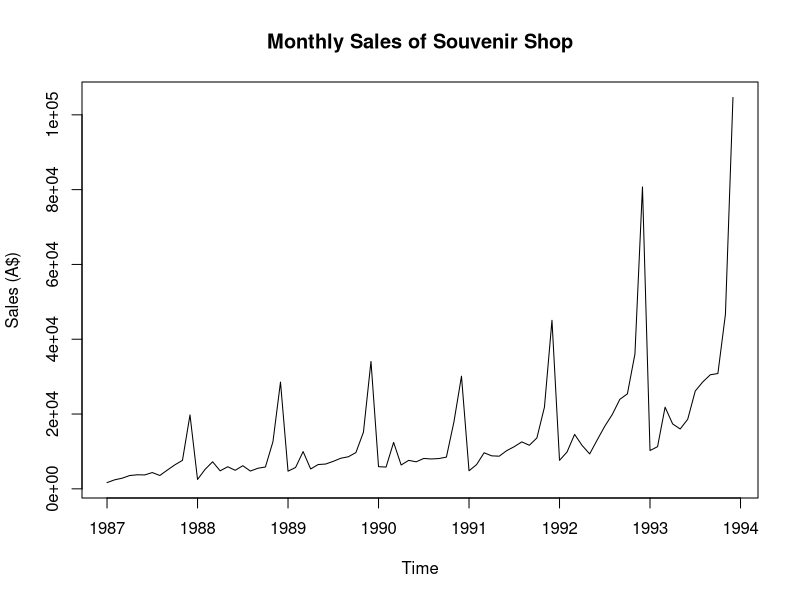
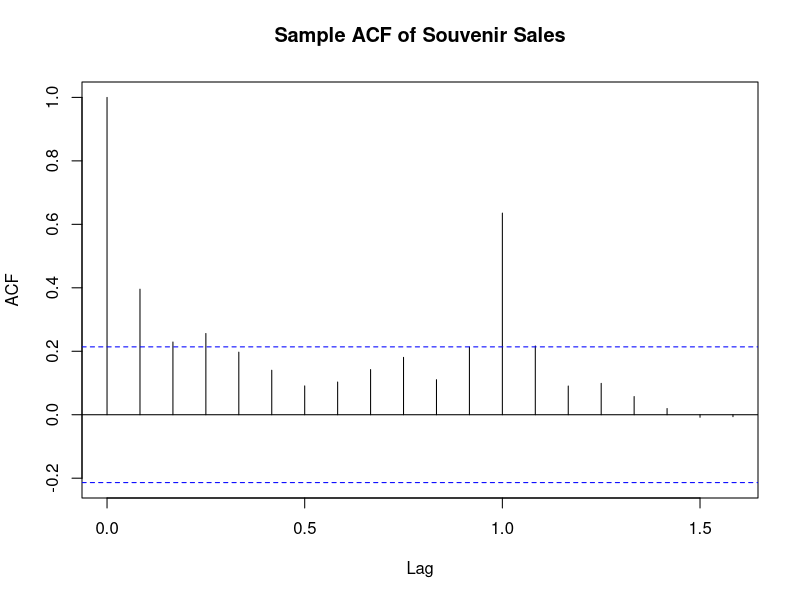
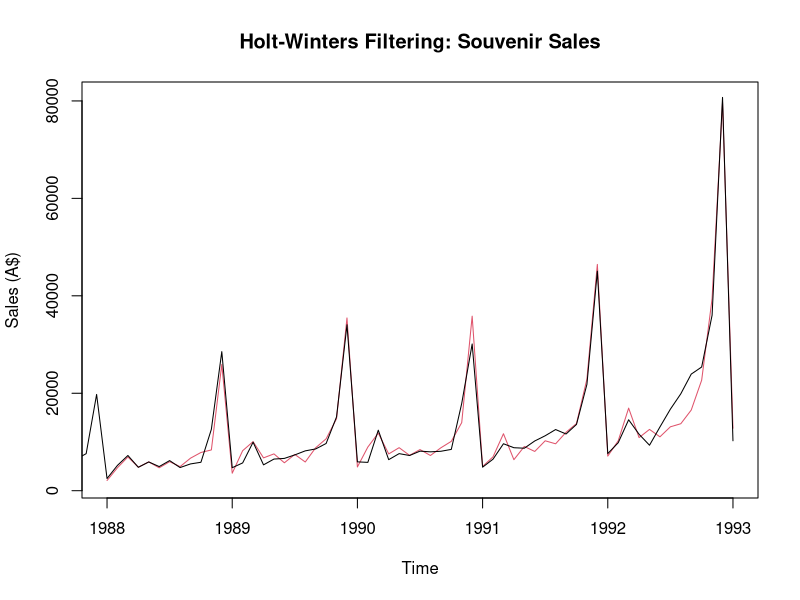
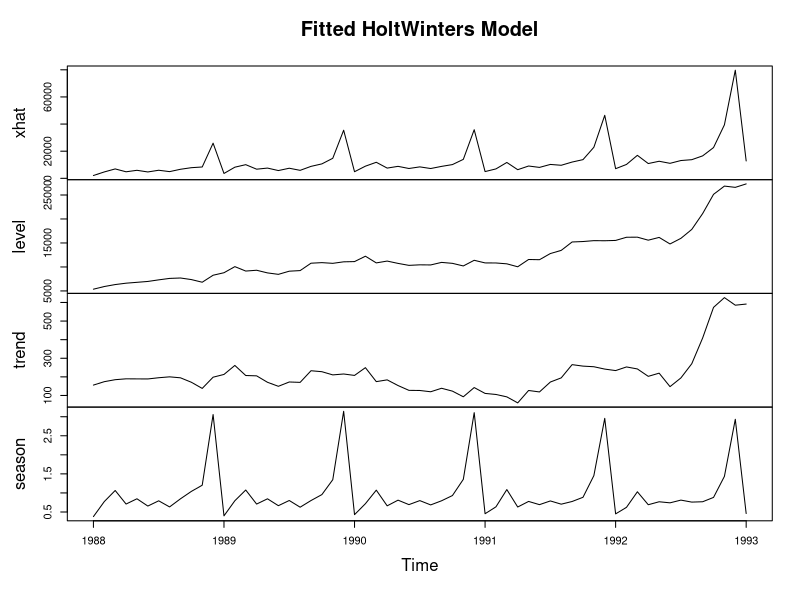
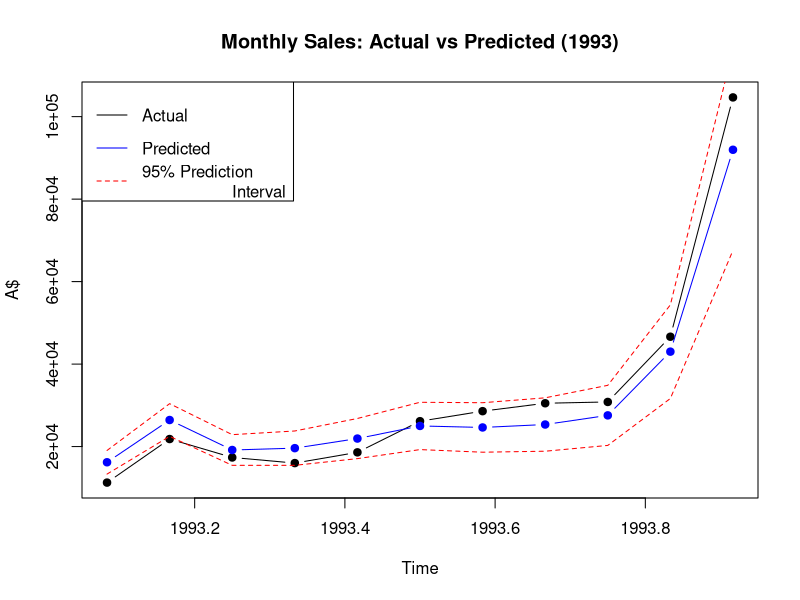

These charts were generated, in order, by the following R code:
## ---- chunk 1
knitr::opts_chunk$set(echo = TRUE)
#if you do not have the package, type install.packages("name_of_the_package")
library(knitr)
library(tseries)
library(zoo)
library(forecast)
## ---- chunk 2
# this is where your R code goes
souvenir <- scan("souvenir.txt")

souvenir_ts <- ts(souvenir,
                  start = c(1987, 1),
                  end = c(1993, 12),
                  frequency = 12)

train_data <- window(souvenir_ts, 
                     start = c(1987, 1),
                     end = c(1993, 1))

test_data <- window(souvenir_ts,
                    start=c(1993, 2),
                    end=c(1993, 12))



plot(souvenir_ts, 
     main = "Monthly Sales of Souvenir Shop", 
     ylab = "Sales (A$)",
     xlab = "Time")

acf(souvenir_ts, main = "Sample ACF of Souvenir Sales")


## ---- chunk 3
# this is where your R code goes
holt_model <- HoltWinters(train_data,
                          seasonal = "multiplicative")
holt_model

plot(holt_model,
     main = "Holt-Winters Filtering: Souvenir Sales",
     ylab = "Sales (A$)",
     xlab = "Time")
## ---- chunk 4
# this is where your R code goes
plot(fitted(holt_model), main = "Fitted HoltWinters Model")
## ---- chunk 5
# this is where your R code goes
predictions <- predict(holt_model,
                       n.ahead = length(test_data),
                       prediction.interval = TRUE)

plot(test_data,
     col = "black",
     type="b",
     pch=19,
     main = "Monthly Sales: Actual vs Predicted (1993)",
     ylab = "A$", xlab = "Time")


lines(predictions[, "fit"],
      type="b",
      pch=19,
      col = "blue",
      lty = 1)

lines(predictions[, "lwr"],
      type = "l",
      col = "red",
      lty = 2)

lines(predictions[, "upr"],
      type = "l",
      col = "red",
      lty = 2)

legend("topleft", 
       legend = c("Actual", "Predicted", "95% Prediction
                  Interval"),
       col = c("black", "blue", "red"),
       lty = c(1, 1, 2))

## ---- chunk 6
# this is where your R code goes
head(predictions, 3)
